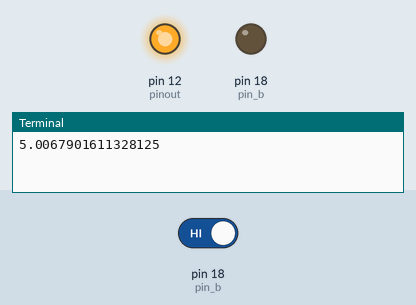
Simulated run of this program. Board: Raspberry Pi (header pin numbers). Shown: output pins drawn as LEDs (lit = HIGH), the last lines printed to the terminal. The test bench sets the inputs (shaded band); at power-on: pin 18 (pin_b) HIGH. The clock reads 2024-03-15 10:24:30 at power-on unless the program sets it.

Above: at 1.2 s.
1.3 s: pin 18 (pin_b) driven LOW
7.5 s: pin 18 (pin_b) driven HIGH
At 8.5 s:
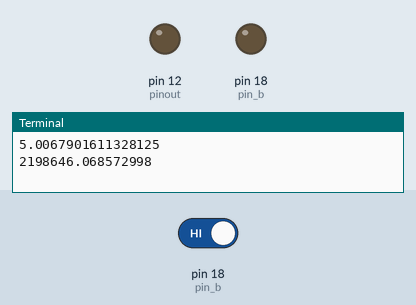
Timing chart, 0 to 14.3 s (numbered marks = the images above; inputs shaded):
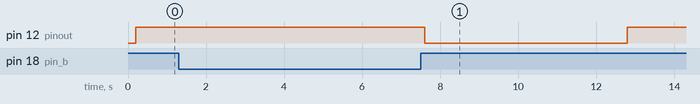

The program:

reg.py
```python
import RPi.GPIO as GPIO
import time

GPIO.setmode(GPIO.BOARD)

# El pin a carrega el condensador a través d'una resistència fixa d'1k
# i el potenciómetre en sèrie.
# El pin b descarrega el condensador a través de la resistència d'1k

pin_a = 16
pin_b = 18
pinout = 12

GPIO.setup(pinout, GPIO.OUT)

# Funció per la descàrrega del condensador, deixant-lo buit per a començar la càrrega
def descarrega():
    GPIO.setup(pin_a, GPIO.IN)
    GPIO.setup(pin_b, GPIO.OUT)
    GPIO.output(pin_b, False)
    time.sleep(0.1)

# Funció que retorna el temps de càrrega del condensador en microsegons fins arribar
# al nivell HIGH, el qual és major o igual a 1.65V.
def temps_carrega():
    GPIO.setup(pin_b, GPIO.IN)
    GPIO.setup(pin_a, GPIO.OUT)
    GPIO.output(pin_a, True)
    t1 = time.time()
    while not GPIO.input(pin_b):
        pass
    t2 = time.time()
    return (t2 - t1) * 1000000

# Funció que pren el temps de càrrega del condensador com a lectura analògica
# després de primer descarregar el condensador
def lectura_analog():
    descarrega()
    t = temps_carrega()
    descarrega()
    return t

try:
    while True:
        t = lectura_analog()
        print(t)
        if t < 70:
            GPIO.output(pinout, True)
        else:
            GPIO.output(pinout, False)
        time.sleep(5)
finally:
    GPIO.cleanup()
```

Measured:
- after the input at 7.5 s, pin 12 (pinout): HIGH → LOW after 0.10 s, → HIGH 5.2 s later
